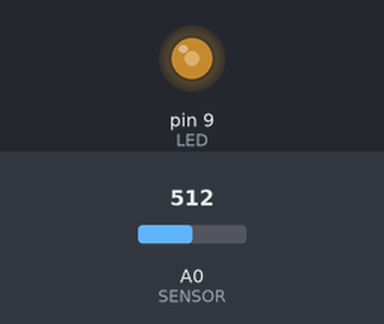
A sketch run on a simulated Arduino Uno, built with avr-gcc and run on an emulated ATmega328P. Parts: output pins drawn as LEDs (lit = HIGH). The inputs (shaded band) are chosen by the test bench; at power-on: A0 (SENSOR) = 512. What the sketch prints to the serial monitor is not drawn.

Above: at 1.2 s.
1.3 s: A0 (SENSOR) set to 716
At 2.5 s:
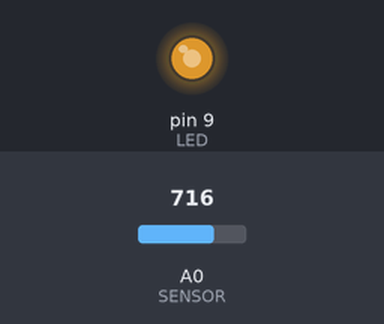
2.8 s: A0 (SENSOR) set to 900
At 4.0 s:
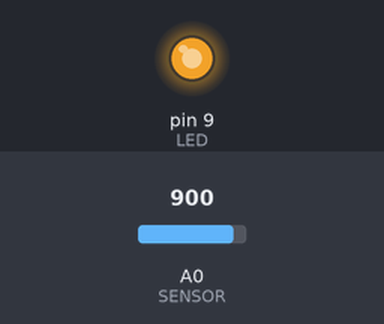
4.3 s: A0 (SENSOR) set to 122
At 5.3 s:
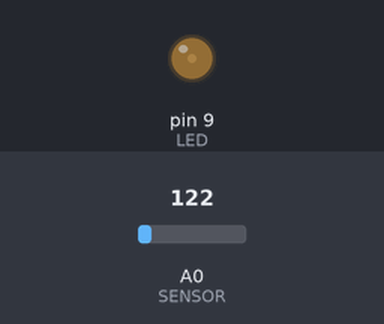
5.8 s: A0 (SENSOR) set to 0
At 6.6 s:
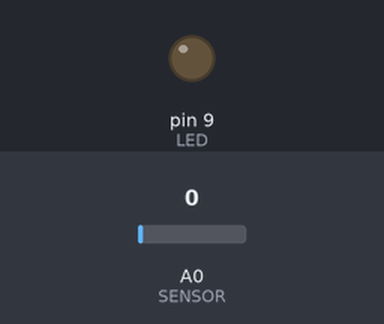
Timing chart, 0 to 8.3 s (numbered marks = the images above; inputs shaded):
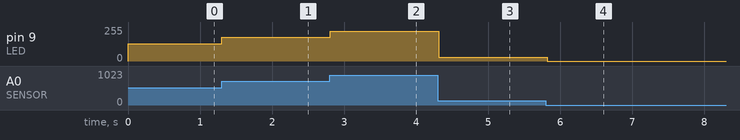

The sketch:

ExampleCode2.1.ino
```cpp
const int SENSOR = 0;
const int LED= 9;
int val = 0;

void setup() {
pinMode(LED, OUTPUT);
Serial.begin(9600);

}

void loop() {
int val = analogRead(SENSOR);
analogWrite(LED, val/4);
Serial.print(val);
delay(100);

}

//this code WORKS YAYYY!!!
```

Measured:
- after the input at 1.3 s, pin 9 (LED): 128/255 → 179/255 at once
- after the input at 2.8 s, pin 9 (LED): 179/255 → 225/255 at once
- after the input at 4.3 s, pin 9 (LED): 225/255 → 30/255 at once
- after the input at 5.8 s, pin 9 (LED): 30/255 → 0/255 at once
